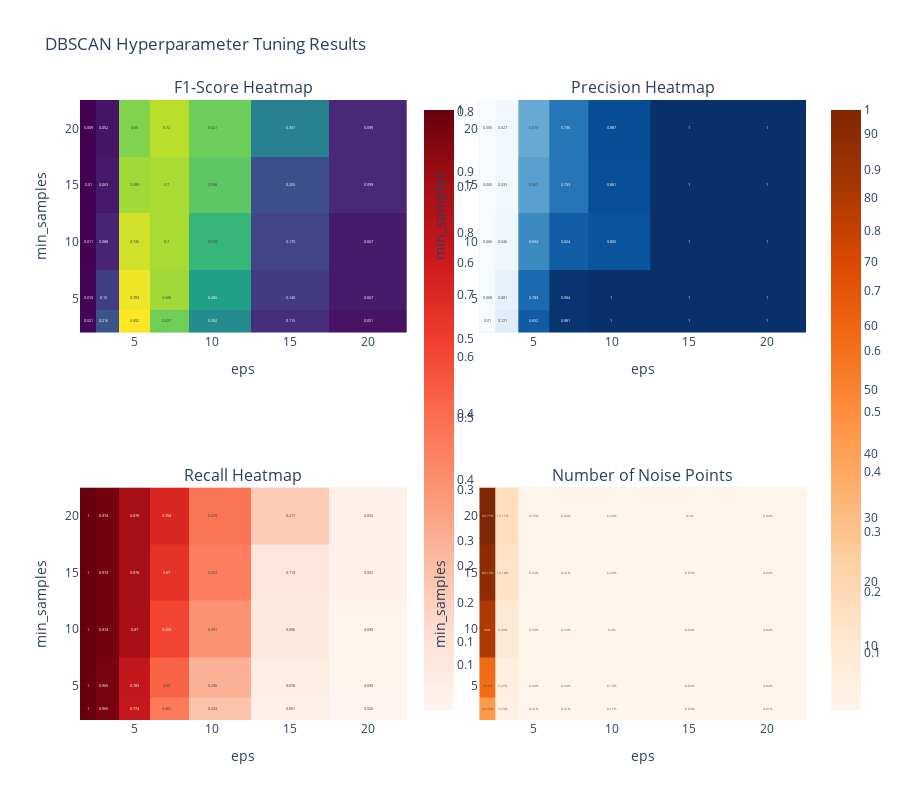

Notebook code for this chart:
### Code cell
fig = make_subplots(
    rows=2, cols=2,
    subplot_titles=(
        'F1-Score Heatmap',
        'Precision Heatmap',
        'Recall Heatmap',
        'Number of Noise Points'
    ),
    specs=[[{'type': 'heatmap'}, {'type': 'heatmap'}],
           [{'type': 'heatmap'}, {'type': 'heatmap'}]]
)

# Create pivot tables for heatmaps.
f1_pivot = results_df.pivot(index='min_samples', columns='eps', values='f1_score')
precision_pivot = results_df.pivot(index='min_samples', columns='eps', values='precision')
recall_pivot = results_df.pivot(index='min_samples', columns='eps', values='recall')
noise_pivot = results_df.pivot(index='min_samples', columns='eps', values='noise_pct')

# F1-Score heatmap.
fig.add_trace(
    go.Heatmap(
        z=f1_pivot.values,
        x=f1_pivot.columns,
        y=f1_pivot.index,
        colorscale='Viridis',
        text=np.round(f1_pivot.values, 3),
        texttemplate='%{text}',
        colorbar=dict(x=0.46)
    ),
    row=1, col=1
)

# Precision heatmap.
fig.add_trace(
    go.Heatmap(
        z=precision_pivot.values,
        x=precision_pivot.columns,
        y=precision_pivot.index,
        colorscale='Blues',
        text=np.round(precision_pivot.values, 3),
        texttemplate='%{text}',
        colorbar=dict(x=1.02)
    ),
    row=1, col=2
)

# Recall heatmap.
fig.add_trace(
    go.Heatmap(
        z=recall_pivot.values,
        x=recall_pivot.columns,
        y=recall_pivot.index,
        colorscale='Reds',
        text=np.round(recall_pivot.values, 3),
        texttemplate='%{text}',
        colorbar=dict(x=0.46)
    ),
    row=2, col=1
)

# Noise percentage heatmap.
fig.add_trace(
    go.Heatmap(
        z=noise_pivot.values,
        x=noise_pivot.columns,
        y=noise_pivot.index,
        colorscale='Oranges',
        text=np.round(noise_pivot.values, 2),
        texttemplate='%{text}%',
        colorbar=dict(x=1.02)
    ),
    row=2, col=2
)

# Update axes.
for i in range(1, 3):
    for j in range(1, 3):
        fig.update_xaxes(title_text='eps', row=i, col=j)
        fig.update_yaxes(title_text='min_samples', row=i, col=j)

fig.update_layout(
    title='DBSCAN Hyperparameter Tuning Results',
    height=800,
    showlegend=False
)
fig.show()

### Figure 1 — Plotly figure (JSON) as saved in the notebook; plotly's stock layout.template omitted (floating-point values rounded to 4 significant figures)
{"data": [{"colorbar": {"x": 0.46}, "colorscale": [[0, "#440154"], [0.1111, "#482878"], [0.2222, "#3e4989"], [0.3333, "#31688e"], [0.4444, "#26828e"], [0.5556, "#1f9e89"], [0.6667, "#35b779"], [0.7778, "#6ece58"], [0.8889, "#b5de2b"], [1, "#fde725"]], "text": [[0.021, 0.216, 0.802, 0.627, 0.392, 0.115, 0.051], [0.015, 0.15, 0.783, 0.689, 0.456, 0.145, 0.067], [0.011, 0.088, 0.746, 0.7, 0.539, 0.175, 0.067], [0.01, 0.063, 0.689, 0.7, 0.598, 0.203, 0.099], [0.009, 0.052, 0.65, 0.72, 0.621, 0.357, 0.099]], "texttemplate": "%{text}", "type": "heatmap", "x": [2.0, 3.0, 5.0, 7.0, 10.0, 15.0, 20.0], "xaxis": "x", "y": [3, 5, 10, 15, 20], "yaxis": "y", "z": [[0.02073, 0.2157, 0.8018, 0.6272, 0.3916, 0.1148, 0.05085], [0.01511, 0.1498, 0.7826, 0.6893, 0.4564, 0.1452, 0.06723], [0.01103, 0.0875, 0.7463, 0.7, 0.5389, 0.1746, 0.06723], [0.009903, 0.06342, 0.6894, 0.7, 0.5977, 0.2031, 0.09917], [0.009419, 0.05219, 0.6495, 0.72, 0.6215, 0.3571, 0.09917]]}, {"colorbar": {"x": 1.02}, "colorscale": [[0, "rgb(247,251,255)"], [0.125, "rgb(222,235,247)"], [0.25, "rgb(198,219,239)"], [0.375, "rgb(158,202,225)"], [0.5, "rgb(107,174,214)"], [0.625, "rgb(66,146,198)"], [0.75, "rgb(33,113,181)"], [0.875, "rgb(8,81,156)"], [1, "rgb(8,48,107)"]], "text": [[0.01, 0.121, 0.832, 0.981, 1.0, 1.0, 1.0], [0.008, 0.081, 0.783, 0.984, 1.0, 1.0, 1.0], [0.006, 0.046, 0.654, 0.824, 0.865, 1.0, 1.0], [0.005, 0.033, 0.567, 0.733, 0.881, 1.0, 1.0], [0.005, 0.027, 0.515, 0.736, 0.887, 1.0, 1.0]], "texttemplate": "%{text}", "type": "heatmap", "x": [2.0, 3.0, 5.0, 7.0, 10.0, 15.0, 20.0], "xaxis": "x2", "y": [3, 5, 10, 15, 20], "yaxis": "y2", "z": [[0.01048, 0.1214, 0.8318, 0.9815, 1.0, 1.0, 1.0], [0.00761, 0.0812, 0.7826, 0.9839, 1.0, 1.0, 1.0], [0.005546, 0.04581, 0.6536, 0.8235, 0.8654, 1.0, 1.0], [0.004976, 0.03278, 0.5674, 0.7333, 0.8814, 1.0, 1.0], [0.004732, 0.02681, 0.5153, 0.7364, 0.8871, 1.0, 1.0]]}, {"colorbar": {"x": 0.46}, "colorscale": [[0, "rgb(255,245,240)"], [0.125, "rgb(254,224,210)"], [0.25, "rgb(252,187,161)"], [0.375, "rgb(252,146,114)"], [0.5, "rgb(251,106,74)"], [0.625, "rgb(239,59,44)"], [0.75, "rgb(203,24,29)"], [0.875, "rgb(165,15,21)"], [1, "rgb(103,0,13)"]], "text": [[1.0, 0.965, 0.774, 0.461, 0.243, 0.061, 0.026], [1.0, 0.965, 0.783, 0.53, 0.296, 0.078, 0.035], [1.0, 0.974, 0.87, 0.609, 0.391, 0.096, 0.035], [1.0, 0.974, 0.878, 0.67, 0.452, 0.113, 0.052], [1.0, 0.974, 0.878, 0.704, 0.478, 0.217, 0.052]], "texttemplate": "%{text}", "type": "heatmap", "x": [2.0, 3.0, 5.0, 7.0, 10.0, 15.0, 20.0], "xaxis": "x3", "y": [3, 5, 10, 15, 20], "yaxis": "y3", "z": [[1.0, 0.9652, 0.7739, 0.4609, 0.2435, 0.06087, 0.02609], [1.0, 0.9652, 0.7826, 0.5304, 0.2957, 0.07826, 0.03478], [1.0, 0.9739, 0.8696, 0.6087, 0.3913, 0.09565, 0.03478], [1.0, 0.9739, 0.8783, 0.6696, 0.4522, 0.113, 0.05217], [1.0, 0.9739, 0.8783, 0.7043, 0.4783, 0.2174, 0.05217]]}, {"colorbar": {"x": 1.02}, "colorscale": [[0, "rgb(255,245,235)"], [0.125, "rgb(254,230,206)"], [0.25, "rgb(253,208,162)"], [0.375, "rgb(253,174,107)"], [0.5, "rgb(253,141,60)"], [0.625, "rgb(241,105,19)"], [0.75, "rgb(217,72,1)"], [0.875, "rgb(166,54,3)"], [1, "rgb(127,39,4)"]], "text": [[42.35, 3.53, 0.41, 0.21, 0.11, 0.03, 0.01], [58.3, 5.27, 0.44, 0.24, 0.13, 0.03, 0.02], [80.0, 9.43, 0.59, 0.33, 0.2, 0.04, 0.02], [89.16, 13.18, 0.69, 0.41, 0.23, 0.05, 0.02], [93.77, 16.11, 0.76, 0.42, 0.24, 0.1, 0.02]], "texttemplate": "%{text}%", "type": "heatmap", "x": [2.0, 3.0, 5.0, 7.0, 10.0, 15.0, 20.0], "xaxis": "x4", "y": [3, 5, 10, 15, 20], "yaxis": "y4", "z": [[42.35, 3.526, 0.4128, 0.2083, 0.108, 0.02701, 0.01157], [58.3, 5.274, 0.4437, 0.2392, 0.1312, 0.03472, 0.01543], [80.0, 9.433, 0.5903, 0.3279, 0.2006, 0.04244, 0.01543], [89.16, 13.18, 0.6867, 0.4051, 0.2276, 0.05015, 0.02315], [93.77, 16.11, 0.7561, 0.4244, 0.2392, 0.09645, 0.02315]]}], "layout": {"annotations": [{"font": {"size": 16}, "showarrow": false, "text": "F1-Score Heatmap", "x": 0.225, "xanchor": "center", "xref": "paper", "y": 1, "yanchor": "bottom", "yref": "paper"}, {"font": {"size": 16}, "showarrow": false, "text": "Precision Heatmap", "x": 0.775, "xanchor": "center", "xref": "paper", "y": 1, "yanchor": "bottom", "yref": "paper"}, {"font": {"size": 16}, "showarrow": false, "text": "Recall Heatmap", "x": 0.225, "xanchor": "center", "xref": "paper", "y": 0.375, "yanchor": "bottom", "yref": "paper"}, {"font": {"size": 16}, "showarrow": false, "text": "Number of Noise Points", "x": 0.775, "xanchor": "center", "xref": "paper", "y": 0.375, "yanchor": "bottom", "yref": "paper"}], "height": 800, "showlegend": false, "title": {"text": "DBSCAN Hyperparameter Tuning Results"}, "xaxis": {"anchor": "y", "domain": [0, 0.45], "title": {"text": "eps"}}, "xaxis2": {"anchor": "y2", "domain": [0.55, 1], "title": {"text": "eps"}}, "xaxis3": {"anchor": "y3", "domain": [0, 0.45], "title": {"text": "eps"}}, "xaxis4": {"anchor": "y4", "domain": [0.55, 1], "title": {"text": "eps"}}, "yaxis": {"anchor": "x", "domain": [0.625, 1], "title": {"text": "min_samples"}}, "yaxis2": {"anchor": "x2", "domain": [0.625, 1], "title": {"text": "min_samples"}}, "yaxis3": {"anchor": "x3", "domain": [0, 0.375], "title": {"text": "min_samples"}}, "yaxis4": {"anchor": "x4", "domain": [0, 0.375], "title": {"text": "min_samples"}}}}
